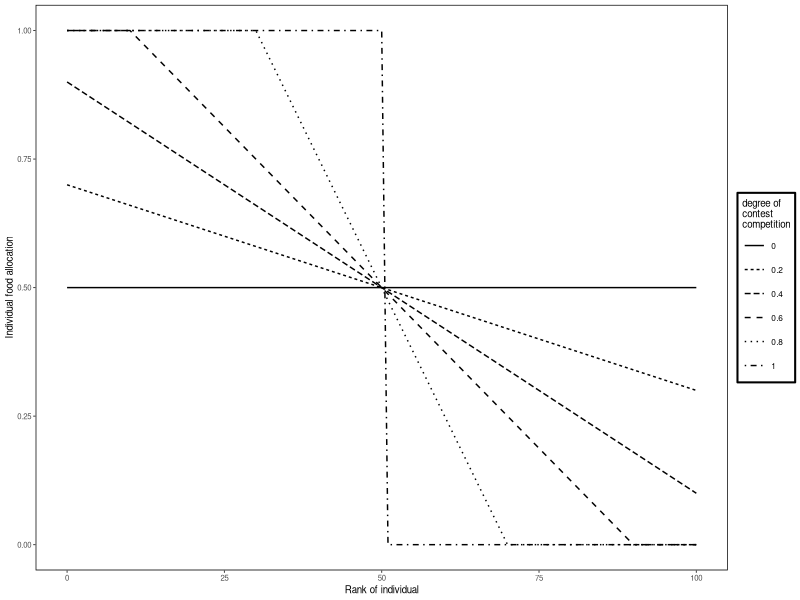

R code for this plot:
# TODO: Add comment
# 
# Author: Ruth
###############################################################################


library("ggplot2")

mytheme <- theme_bw(base_size=7)  + theme(panel.grid.major = element_blank(), panel.grid.minor = element_blank(),
		panel.border = element_rect(fill = NA, colour = "black", linetype=1, size = 0.5), 
		legend.background = element_rect(fill="white", size=0.7, linetype="solid", colour ="black"), legend.text=element_text(size=6), 
		strip.background = element_rect(fill="white", size=0.7, linetype="solid", colour ="black"))


compFun <- function(comp, rnk){
	slp <- comp/numJuvs
	food <- (1 + (slp*medRnk/xbr^2) * (xbr - ((xbr/medRnk)*rnk))) * xbr
	
	food <- ifelse(food < 0, 0, food)
	food <- ifelse(food > 1, 1, food)
	food <- ifelse(comp == 0, xbr, food)
	food <- ifelse(comp == 10 & rnk <= medRnk, 1, food)
	food <- ifelse(comp == 10 & rnk > medRnk, 0, food)
	

	
	return(food)
	
}

numJuvs <- 100
medRnk <- 50
xbr <- 0.5
rankVect <- c(0:(numJuvs))
compVect <- c(0, 0.4, 0.8, 1.25, 2.5, 10)
# add full contest and scramble

grid <- expand.grid(rankVect, compVect)

df <- data.frame(rank = grid$Var1, comp = grid$Var2)

df$food <- compFun(df$comp, df$rank)

CompLookUp <- data.frame (comp = c(0, 0.2, 0.4, 0.6, 0.8, 1, 1.25, 1.33, 2.5, 5, 10), 
		Comp_meas = c(0.0, 0.1, 0.2, 0.3, 0.4, 0.5, 0.6, 0.7, 0.8, 0.9, 1.0))

df <- merge(df, CompLookUp, by = "comp")

setwd("~")
getwd()

png(filename = "CompGraph.png", width = 900, height = 550, units = "px", res = 200, pointsize = 10)

ggplot(df, aes(x = rank, y = food, linetype = as.factor(Comp_meas))) +
		geom_line() + mytheme + ylab("Individual food allocation") + xlab("Rank of individual") +
		scale_linetype_discrete(name = "degree of\ncontest\ncompetition")

dev.off()
